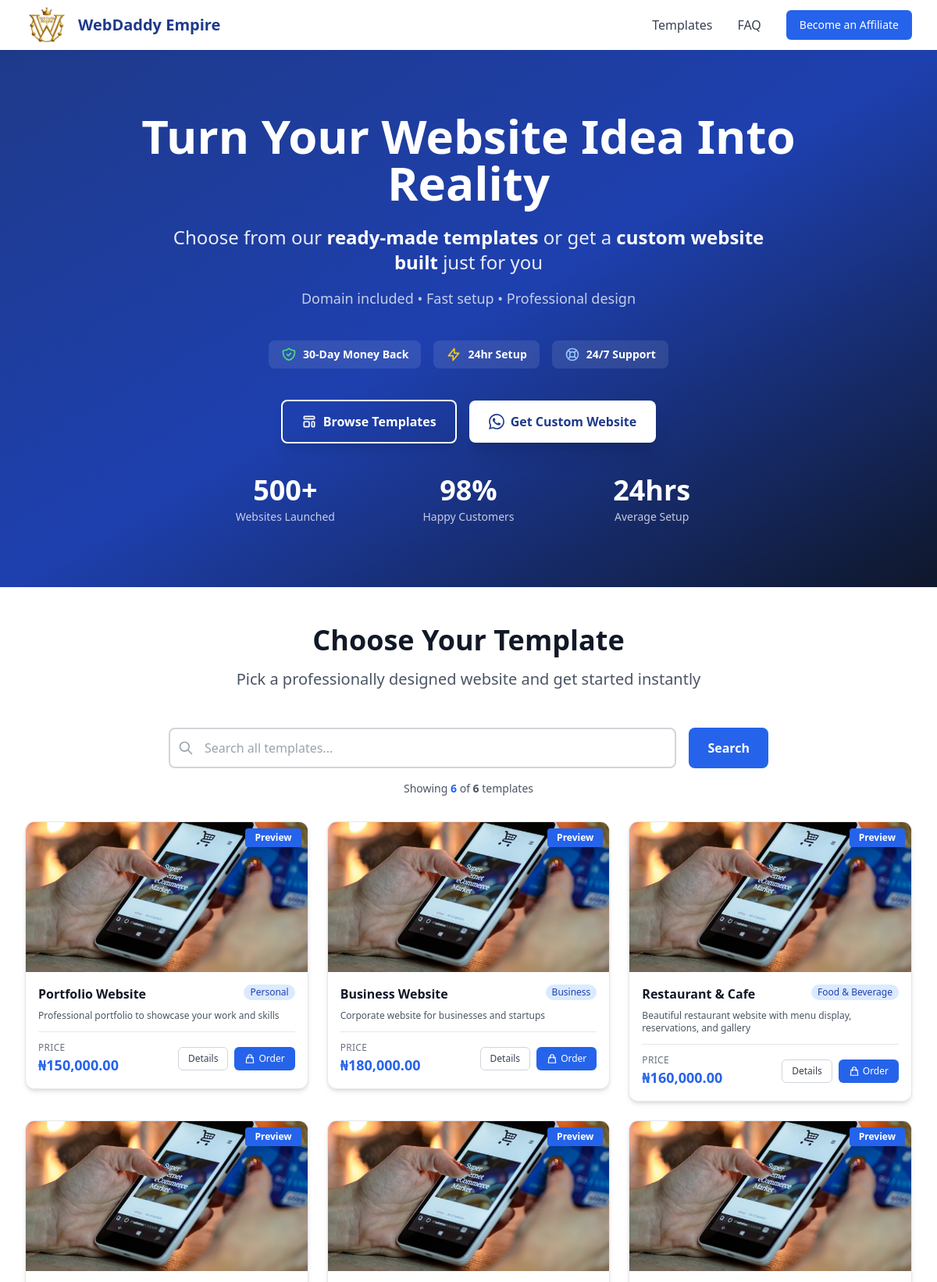
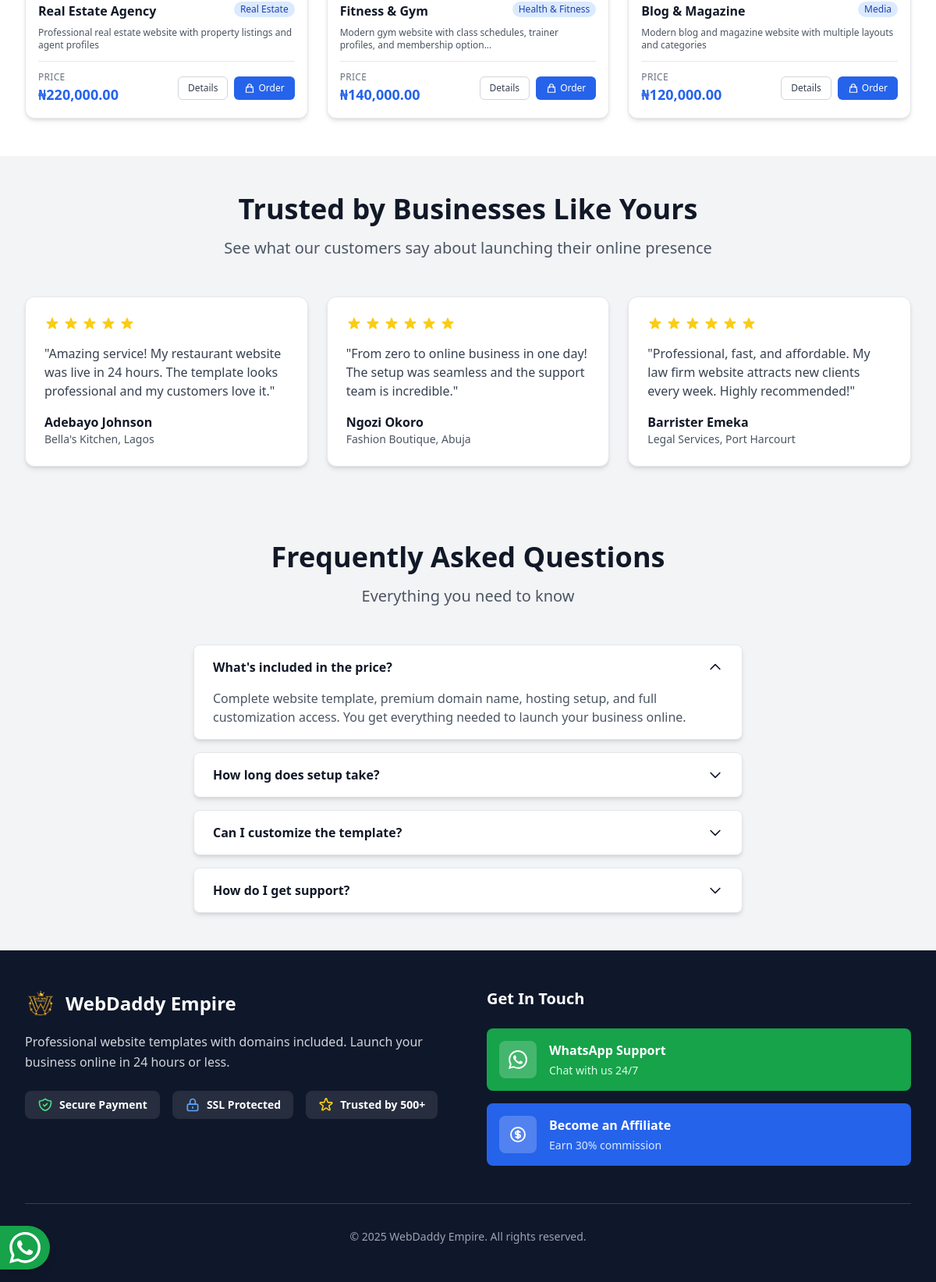
The page / on the database its author committed (2 pictures, top to bottom).
### tables this page shows
CREATE TABLE templates (
    id INTEGER PRIMARY KEY AUTOINCREMENT,
    name TEXT NOT NULL,
    slug TEXT NOT NULL UNIQUE,
    price REAL NOT NULL DEFAULT 0.00,
    category TEXT,
    description TEXT,
    features TEXT,
    demo_url TEXT,
    thumbnail_url TEXT,
    video_links TEXT,
    active INTEGER DEFAULT 1,
    created_at TEXT DEFAULT CURRENT_TIMESTAMP,
    updated_at TEXT DEFAULT CURRENT_TIMESTAMP
);

### index.php (the view, shortened to what the rows shown need)
<?php
require_once __DIR__ . '/includes/session.php';
require_once __DIR__ . '/includes/functions.php';
$perPage = 9;
$searchTerm = trim($_GET['search'] ?? '');
$db = getDb();
$allTemplates = getTemplates(true);
if (!empty($searchTerm)) {
    $stmt = $db->prepare("
        SELECT * FROM templates
        WHERE is_active = 1
        AND (name LIKE ? OR category LIKE ? OR description LIKE ?)
        ORDER BY name ASC
    ");
    $searchPattern = '%' . $searchTerm . '%';
    $stmt->execute([$searchPattern, $searchPattern, $searchPattern]);
    $searchResults = $stmt->fetchAll(PDO::FETCH_ASSOC);
    $totalTemplates = count($searchResults);
    trackSearch($searchTerm, $totalTemplates);
} else {
    $searchResults = $allTemplates;
    $totalTemplates = count($searchResults);
}
$totalPages = max(1, ceil($totalTemplates / $perPage));
$page = max(1, min((int)($_GET['page'] ?? 1), $totalPages));
$offset = ($page - 1) * $perPage;
$templates = array_slice($searchResults, $offset, $perPage);
$affiliateCode = getAffiliateCode();
?>
<!DOCTYPE html>
<html lang="en">
<head>
    <script src="https://cdn.tailwindcss.com"></script>
</head>
<body class="bg-gray-50">
    <header class="relative bg-gradient-to-br from-primary-900 via-primary-800 to-navy text-white py-12 sm:py-16 lg:py-20">
        <div class="relative max-w-7xl mx-auto px-4 sm:px-6 lg:px-8">
            <div class="max-w-4xl mx-auto text-center">
                <h1 class="text-4xl sm:text-5xl lg:text-6xl font-extrabold mb-6 leading-tight">Turn Your Website Idea Into Reality</h1>
            </div>
        </div>
    </header>
    <section class="py-12 bg-white" id="templates">
        <div class="max-w-7xl mx-auto px-4 sm:px-6 lg:px-8">
            <div class="max-w-3xl mx-auto text-center mb-12">
                <h2 class="text-3xl sm:text-4xl font-extrabold text-gray-900 mb-4">Choose Your Template</h2>
            </div>
            <?php if (empty($templates)): ?>
            <div class="bg-blue-50 border border-blue-200 rounded-2xl p-12 text-center">
                <svg class="w-16 h-16 mx-auto text-blue-400 mb-4" fill="none" stroke="currentColor" viewBox="0 0 24 24">
                    <path stroke-linecap="round" stroke-linejoin="round" stroke-width="2" d="M13 16h-1v-4h-1m1-4h.01M21 12a9 9 0 11-18 0 9 9 0 0118 0z"/>
                </svg>
                <h4 class="text-xl font-bold text-gray-900 mb-2">No templates available</h4>
                <p class="text-gray-600 mb-0">Please check back later or <a href="https://wa.me/<?php echo preg_replace('/[^0-9]/', '', WHATSAPP_NUMBER); ?>" class="font-semibold text-primary-600 hover:text-primary-700">contact us on WhatsApp</a>.</p>
            </div>
            <?php else: ?>
            <div class="grid grid-cols-1 sm:grid-cols-2 lg:grid-cols-3 gap-6" data-templates-grid>
                <?php foreach ($templates as $template): ?>
                <div class="group"
                     data-template
                     data-template-name="<?php echo htmlspecialchars($template['name']); ?>"
                     data-template-category="<?php echo htmlspecialchars($template['category']); ?>"
                     data-template-price="<?php echo htmlspecialchars($template['price']); ?>">
                    <div class="bg-white rounded-xl shadow-md overflow-hidden border border-gray-200 transition-all duration-300 hover:shadow-xl hover:-translate-y-1">
                        <div class="relative overflow-hidden h-48 bg-gray-100">
                            <?php if ($template['demo_url']): ?>
                            <button onclick="openDemo('<?php echo htmlspecialchars($template['demo_url']); ?>', '<?php echo htmlspecialchars($template['name']); ?>')"
                                    class="absolute top-2 right-2 px-3 py-1 bg-primary-600 hover:bg-primary-700 text-white text-xs font-semibold rounded shadow-lg transition-colors z-10">
                                Preview
                            </button>
                            <?php endif; ?>
                        </div>
                        <div class="p-4">
                            <div class="flex justify-between items-start mb-2">
                                <h3 class="text-base font-bold text-gray-900 flex-1 pr-2"><?php echo htmlspecialchars($template['name']); ?></h3>
                                <span class="inline-flex items-center px-2 py-0.5 rounded-full text-xs font-medium bg-blue-100 text-blue-800 shrink-0">
                                    <?php echo htmlspecialchars($template['category']); ?>
                                </span>
                            </div>
                            <p class="text-gray-600 text-xs mb-3 line-clamp-2"><?php echo htmlspecialchars(substr($template['description'] ?? '', 0, 80) . (strlen($template['description'] ?? '') > 80 ? '...' : '')); ?></p>
                            <div class="flex items-center justify-between pt-3 border-t border-gray-200">
                                <div class="flex flex-col">
                                    <span class="text-xs text-gray-500 uppercase tracking-wide">Price</span>
                                    <span class="text-lg font-extrabold text-primary-600"><?php echo formatCurrency($template['price']); ?></span>
                                </div>
                                <div class="flex gap-2">
                                    <a href="template.php?id=<?php echo $template['id']; ?><?php echo $affiliateCode ? '&aff=' . urlencode($affiliateCode) : ''; ?>"
                                       class="inline-flex items-center justify-center px-3 py-1.5 border border-gray-300 text-xs font-medium rounded-md text-gray-700 bg-white hover:bg-gray-50 transition-colors whitespace-nowrap">
                                        Details
                                    </a>
                                    <a href="order.php?template=<?php echo $template['id']; ?><?php echo $affiliateCode ? '&aff=' . urlencode($affiliateCode) : ''; ?>"
                                       class="inline-flex items-center justify-center px-3 py-1.5 border border-transparent text-xs font-medium rounded-md text-white bg-primary-600 hover:bg-primary-700 transition-colors whitespace-nowrap">
                                        <svg class="w-3.5 h-3.5 mr-1" fill="none" stroke="currentColor" viewBox="0 0 24 24">
                                            <path stroke-linecap="round" stroke-linejoin="round" stroke-width="2" d="M16 11V7a4 4 0 00-8 0v4M5 9h14l1 12H4L5 9z"/>
                                        </svg>
                                        Order
                                    </a>
                                </div>
                            </div>
                        </div>
                    </div>
                </div>
                <?php endforeach; ?>
            </div>
            <?php endif; ?>
        </div>
    </section>
    <section class="py-12 bg-gray-100">
        <div class="max-w-7xl mx-auto px-4 sm:px-6 lg:px-8">
            <div class="max-w-3xl mx-auto text-center mb-12">
                <h2 class="text-3xl sm:text-4xl font-extrabold text-gray-900 mb-4">Trusted by Businesses Like Yours</h2>
            </div>
        </div>
    </section>
    <section class="py-12 bg-gray-100" id="faq">
        <div class="max-w-3xl mx-auto px-4 sm:px-6 lg:px-8">
            <div class="text-center mb-12">
                <h2 class="text-3xl sm:text-4xl font-extrabold text-gray-900 mb-4">Frequently Asked Questions</h2>
            </div>
        </div>
    </section>
</body>
</html>

### rows shown on the page
templates: name "Portfolio Website", category "Personal", description "Professional portfolio to showcase your work and skills", price "₦150,000.00"
templates: name "Business Website", category "Business", description "Corporate website for businesses and startups", price "₦180,000.00"
templates: name "Restaurant & Cafe", category "Food & Beverage", description "Beautiful restaurant website with menu display, reservations, and gallery", price "₦160,000.00"
templates: name "Real Estate Agency", category "Real Estate", description "Professional real estate website with property listings and agent profiles", price "₦220,000.00"
templates: name "Fitness & Gym", category "Health & Fitness", description "Modern gym website with class schedules, trainer profiles, and membership option...", price "₦140,000.00"
templates: name "Blog & Magazine", category "Media", description "Modern blog and magazine website with multiple layouts and categories", price "₦120,000.00"

### other values the page prints
SITE_NAME "WebDaddy Empire"
count($templates) "6"
$totalTemplates "6"
